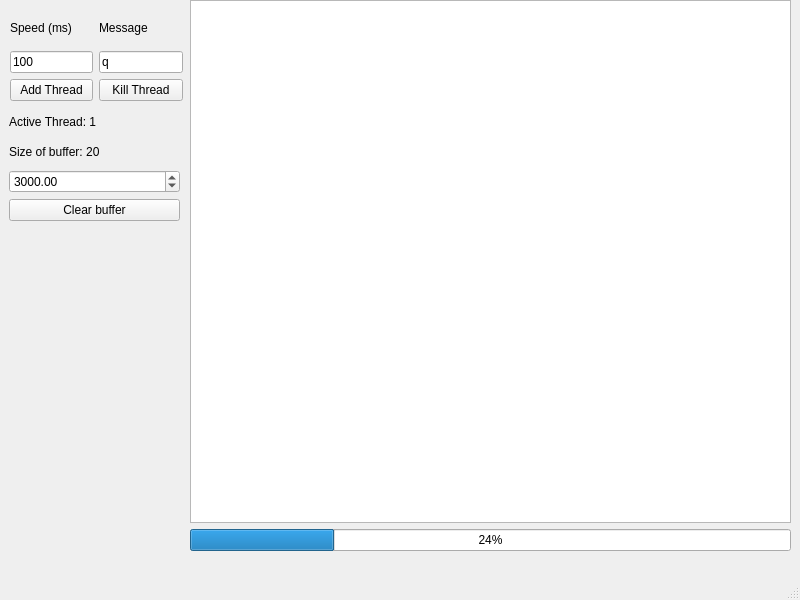
<?xml version="1.0" encoding="UTF-8"?>
<ui version="4.0">
 <class>MainWindow</class>
 <widget class="QMainWindow" name="MainWindow">
  <property name="geometry">
   <rect>
    <x>0</x>
    <y>0</y>
    <width>800</width>
    <height>600</height>
   </rect>
  </property>
  <property name="windowTitle">
   <string>MainWindow</string>
  </property>
  <widget class="QWidget" name="centralwidget">
   <widget class="QWidget" name="verticalLayoutWidget">
    <property name="geometry">
     <rect>
      <x>190</x>
      <y>0</y>
      <width>601</width>
      <height>551</height>
     </rect>
    </property>
    <layout class="QVBoxLayout" name="verticalLayout">
     <item>
      <widget class="QTextEdit" name="textEdit"/>
     </item>
     <item>
      <widget class="QProgressBar" name="progressBar">
       <property name="value">
        <number>24</number>
       </property>
      </widget>
     </item>
    </layout>
   </widget>
   <widget class="QWidget" name="gridLayoutWidget">
    <property name="geometry">
     <rect>
      <x>10</x>
      <y>10</y>
      <width>173</width>
      <height>91</height>
     </rect>
    </property>
    <layout class="QGridLayout" name="gridLayout">
     <item row="1" column="1">
      <widget class="QLineEdit" name="msgEdit">
       <property name="text">
        <string>q</string>
       </property>
      </widget>
     </item>
     <item row="1" column="0">
      <widget class="QLineEdit" name="speedEdit">
       <property name="text">
        <string>100</string>
       </property>
      </widget>
     </item>
     <item row="2" column="0">
      <widget class="QPushButton" name="pushButton">
       <property name="text">
        <string>Add Thread</string>
       </property>
      </widget>
     </item>
     <item row="2" column="1">
      <widget class="QPushButton" name="pushButton_2">
       <property name="text">
        <string>Kill Thread</string>
       </property>
      </widget>
     </item>
     <item row="0" column="0">
      <widget class="QLabel" name="label">
       <property name="text">
        <string>Speed (ms)</string>
       </property>
      </widget>
     </item>
     <item row="0" column="1">
      <widget class="QLabel" name="label_2">
       <property name="text">
        <string>Message</string>
       </property>
      </widget>
     </item>
    </layout>
   </widget>
   <widget class="QWidget" name="verticalLayoutWidget_2">
    <property name="geometry">
     <rect>
      <x>9</x>
      <y>110</y>
      <width>171</width>
      <height>111</height>
     </rect>
    </property>
    <layout class="QVBoxLayout" name="verticalLayout_2">
     <item>
      <widget class="QLabel" name="label_3">
       <property name="text">
        <string>Active Thread: 1</string>
       </property>
      </widget>
     </item>
     <item>
      <widget class="QLabel" name="label_4">
       <property name="text">
        <string>Size of buffer: 20</string>
       </property>
      </widget>
     </item>
     <item>
      <widget class="QDoubleSpinBox" name="deleteCharTimer">
       <property name="maximum">
        <double>10000.000000000000000</double>
       </property>
       <property name="singleStep">
        <double>500.000000000000000</double>
       </property>
       <property name="value">
        <double>3000.000000000000000</double>
       </property>
      </widget>
     </item>
     <item>
      <widget class="QPushButton" name="pushButton_3">
       <property name="text">
        <string>Clear buffer</string>
       </property>
      </widget>
     </item>
    </layout>
   </widget>
  </widget>
  <widget class="QMenuBar" name="menubar">
   <property name="geometry">
    <rect>
     <x>0</x>
     <y>0</y>
     <width>800</width>
     <height>23</height>
    </rect>
   </property>
  </widget>
  <widget class="QStatusBar" name="statusbar"/>
 </widget>
 <resources/>
 <connections/>
</ui>
